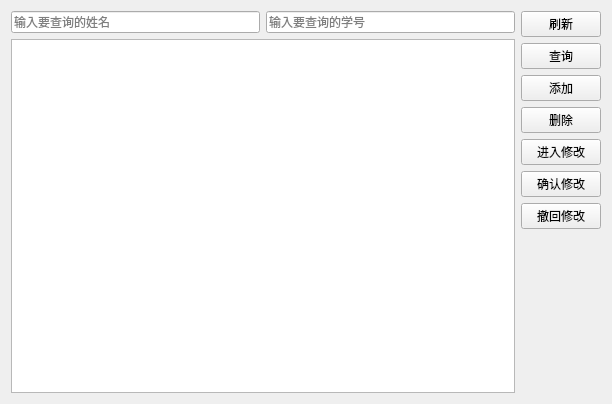
<?xml version="1.0" encoding="UTF-8"?>
<ui version="4.0">
 <class>stu_tab</class>
 <widget class="QWidget" name="stu_tab">
  <property name="geometry">
   <rect>
    <x>0</x>
    <y>0</y>
    <width>612</width>
    <height>404</height>
   </rect>
  </property>
  <property name="windowTitle">
   <string>stu_tab</string>
  </property>
  <layout class="QGridLayout" name="gridLayout">
   <item row="0" column="0">
    <layout class="QHBoxLayout" name="horizontalLayout_3">
     <item>
      <layout class="QVBoxLayout" name="verticalLayout_2">
       <item>
        <layout class="QHBoxLayout" name="horizontalLayout_2">
         <item>
          <widget class="QLineEdit" name="name_lineEdit">
           <property name="text">
            <string/>
           </property>
           <property name="placeholderText">
            <string>输入要查询的姓名</string>
           </property>
          </widget>
         </item>
         <item>
          <layout class="QHBoxLayout" name="horizontalLayout"/>
         </item>
         <item>
          <widget class="QLineEdit" name="num_lineEdit">
           <property name="placeholderText">
            <string>输入要查询的学号</string>
           </property>
          </widget>
         </item>
        </layout>
       </item>
       <item>
        <widget class="QTableView" name="stu_tableView"/>
       </item>
      </layout>
     </item>
     <item>
      <layout class="QVBoxLayout" name="verticalLayout">
       <item>
        <widget class="QPushButton" name="stuFresh_pushButton">
         <property name="text">
          <string>刷新</string>
         </property>
        </widget>
       </item>
       <item>
        <widget class="QPushButton" name="stuFind_pushButton">
         <property name="text">
          <string>查询</string>
         </property>
        </widget>
       </item>
       <item>
        <widget class="QPushButton" name="stuAdd_pushButton">
         <property name="text">
          <string>添加</string>
         </property>
        </widget>
       </item>
       <item>
        <widget class="QPushButton" name="stuDel_pushButton">
         <property name="text">
          <string>删除</string>
         </property>
        </widget>
       </item>
       <item>
        <widget class="QPushButton" name="modify_Button">
         <property name="text">
          <string>进入修改</string>
         </property>
        </widget>
       </item>
       <item>
        <widget class="QPushButton" name="submit_Button">
         <property name="text">
          <string>确认修改</string>
         </property>
        </widget>
       </item>
       <item>
        <widget class="QPushButton" name="rollback_Button">
         <property name="text">
          <string>撤回修改</string>
         </property>
        </widget>
       </item>
       <item>
        <spacer name="verticalSpacer">
         <property name="orientation">
          <enum>Qt::Vertical</enum>
         </property>
         <property name="sizeHint" stdset="0">
          <size>
           <width>20</width>
           <height>40</height>
          </size>
         </property>
        </spacer>
       </item>
      </layout>
     </item>
    </layout>
   </item>
  </layout>
 </widget>
 <layoutdefault spacing="6" margin="11"/>
 <resources/>
 <connections/>
</ui>
